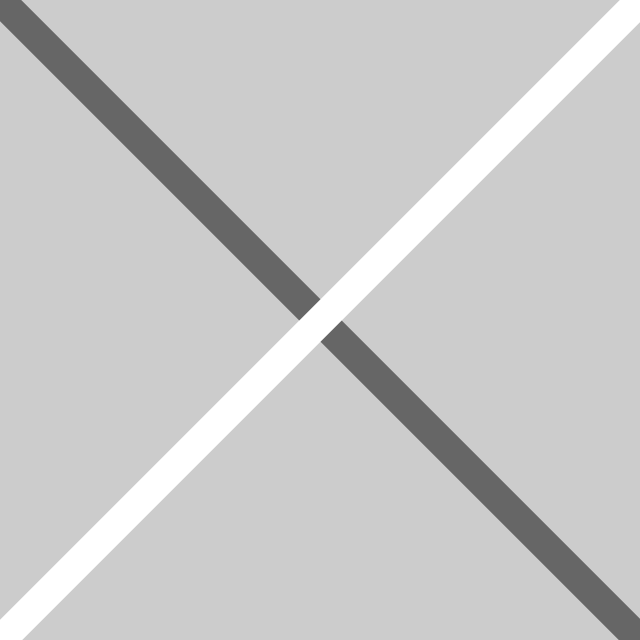
Frame 1 (no input)
Frame 60 (the mouse pressed at the canvas centre just before this capture): identical to frame 1, image omitted
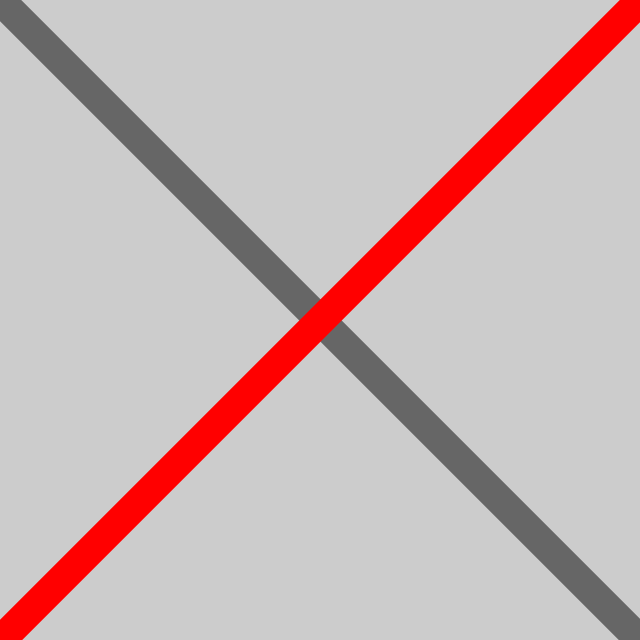
Frame 120 (the mouse held since frame 60 and released just before this capture)

The Processing sketch that drew these frames (run headless with seeded random() and noise(); from frame 60 on, the mouse is pressed at the canvas centre):

// Processing sketch: sketch_27mousePressedIfElse
// ── sketch_27mousePressedIfElse.pde

void setup() {
  size(640, 640);
  strokeWeight(30);
}

void draw() {
  background(204);
  
  stroke(102);
  line(0, 0, width, height);
  
  if (mousePressed == true) {
    stroke(255, 0, 0);
  } else {
    stroke(255, 255, 255);
  }
  line(width, 0, 0, height);
}
